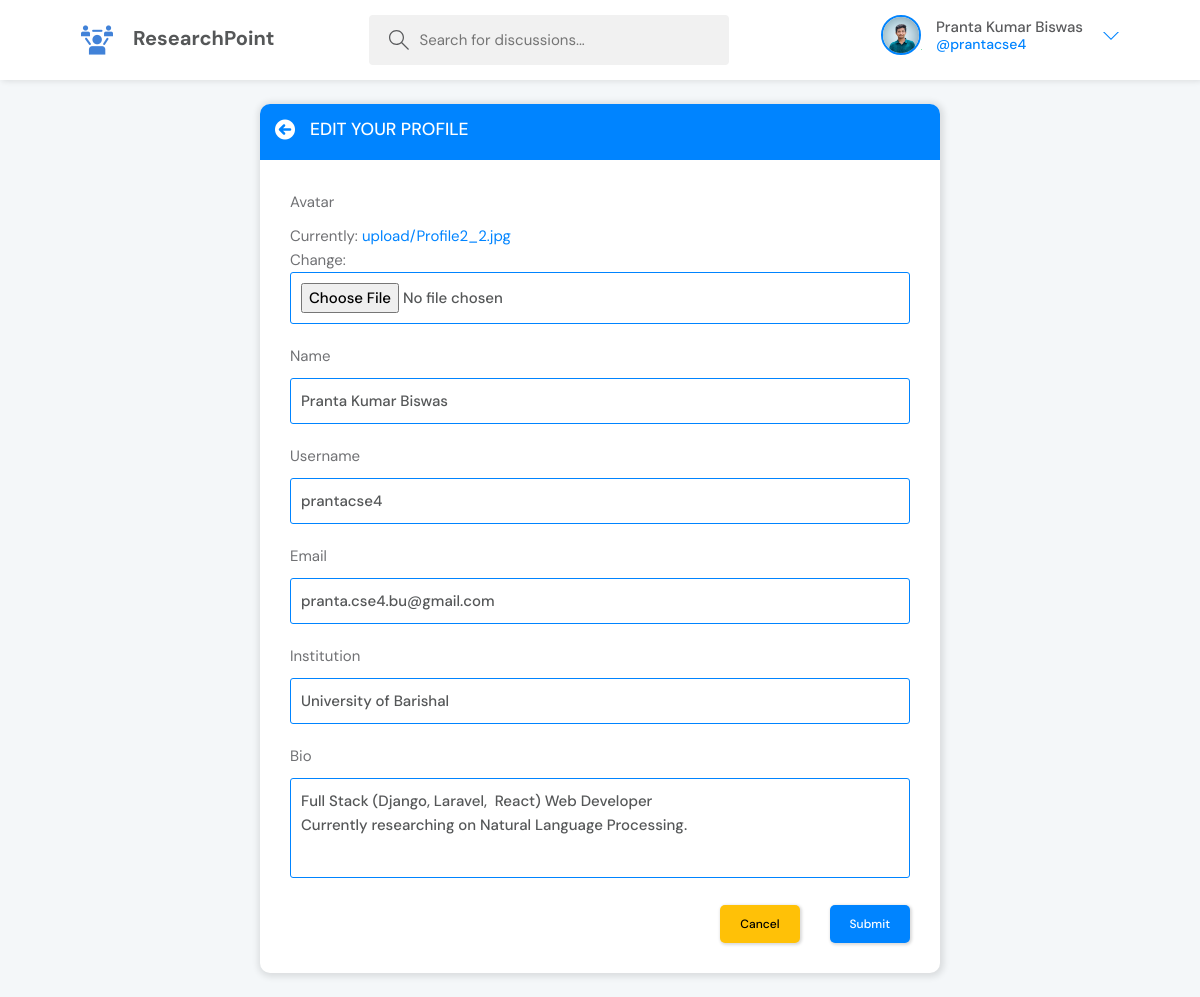
Screenshot of /update-user/ (signed in) with the database file from the repository.
### Accounts/models.py (models this page shows)
class User(AbstractUser):
    name = models.CharField(max_length=200, null=True)
    email = models.EmailField(null=True, unique=True)
    bio = models.TextField(null=True)
    institution = models.CharField(null=True, max_length=255,)
    is_user  = models.BooleanField(default=False, blank=True, null=True)
    is_researcher  = models.BooleanField(default=False, blank=True, null=True)
    avatar = models.ImageField(upload_to='upload', null=True, default="avatar.svg")
    REQUIRED_FIELDS = []

### Discussions/views.py (the view)
# urls.py: path('update-user/', views.updateUser, name="update-user"),
@login_required(login_url='login')
def updateUser(request):
    user = request.user
    form = UserForm(instance=user)
    if request.method == 'POST':
        form = UserForm(request.POST,request.FILES, instance=user)
        if form.is_valid():
            form.save()
            return redirect('user-profile', pk=user.id)
    context = {'form':form}
    return render(request, 'Discussions/update-user.html', context)

### Discussions/forms.py
class UserForm(ModelForm):
    class Meta:
        model = User
        fields = ['avatar','name','username', 'email', 'institution', 'bio']

### Discussions/templates/Discussions/update-user.html (shortened to what this page needs)
{% extends 'main.html' %}
{% load static %}
{% block main %}
<main class="create-room layout">
    <div class="container">
        <div class="myLayout">
            <div class="myLayoutHeader">
                <div class="myLayoutTitle">
                    <a href="{{request.META.HTTP_REFERER}}">
                        <i class="fas fa-arrow-circle-left myback"></i>
                    </a>
                    <h3 class="text-white">Edit your profile</h3>
                </div>
            </div>
            <div class="layout__body">
                <form class="form" action="" method="post" enctype="multipart/form-data">
                {% for field in form %}
                  <div class="form__group">
                      <label for="profile_pic">{{field.label}}</label>
                      {{ field }}
                    </div>
                  {% endfor %}
                        <div class="form__action">
                            <a class="btn btn-warning" href="{{request.META.HTTP_REFERER}}">Cancel</a>
                            <button class="btn btn--main" type="submit">Submit</button>
                        </div>
                    </form>
            </div>
        </div>
    </div>
    <br>
</main>
{% endblock main %}

### templates/navbar.html (shortened to what this page needs)
{% load static %}
<header class="header header--loggedIn">
    <div class="container">
      <a href="{% url 'home' %}" class="header__logo">
        <img src="{% static 'img/logo.png' %}" />
        <h1>ResearchPoint</h1>
      </a>
      <form class="header__search" method="GET" action="{% url 'home' %}">
        <label>
          <input name="q" placeholder="Search for discussions..." />
        </label>
      </form>
      <nav class="header__menu">
        {% if request.user.is_authenticated %}
        <div class="header__user">
          <a href="{% url 'user-profile' request.user.id %}">
            <div class="avatar avatar--medium active">
              <img src="{{ request.user.avatar.url }}" />
            </div>
            <p>{{request.user.name}} <span>@{{request.user.username}}</span></p>
          </a>
          <button class="dropdown-button">
            <svg version="1.1" xmlns="http://www.w3.org/2000/svg" width="32" height="32" viewBox="0 0 32 32">
              <title>chevron-down</title>
              <path d="M16 21l-13-13h-3l16 16 16-16h-3l-13 13z"></path>
            </svg>
          </button>
        </div>
        {% else %}
        <a href="{% url 'login' %}">
          <img src="{% static 'img/avatar.svg' %}" />
          <p>Login</p>
        </a>
        {% endif %}
      </nav>
    </div>
  </header>

### rows the page displays
User: user.avatar (picture), user.name "Pranta Kumar Biswas", user.username "prantacse4", form "Pranta Kumar Biswas" "prantacse4" "pranta.cse4.bu@gmail.com" "University of Barishal" "Full Stack (Django, Laravel, React) Web Developer Currently researching on Natural Language Processing."

### other values shown
{{ field.label }} "Avatar" "Name" "Username" "Email" "Institution" "Bio"
